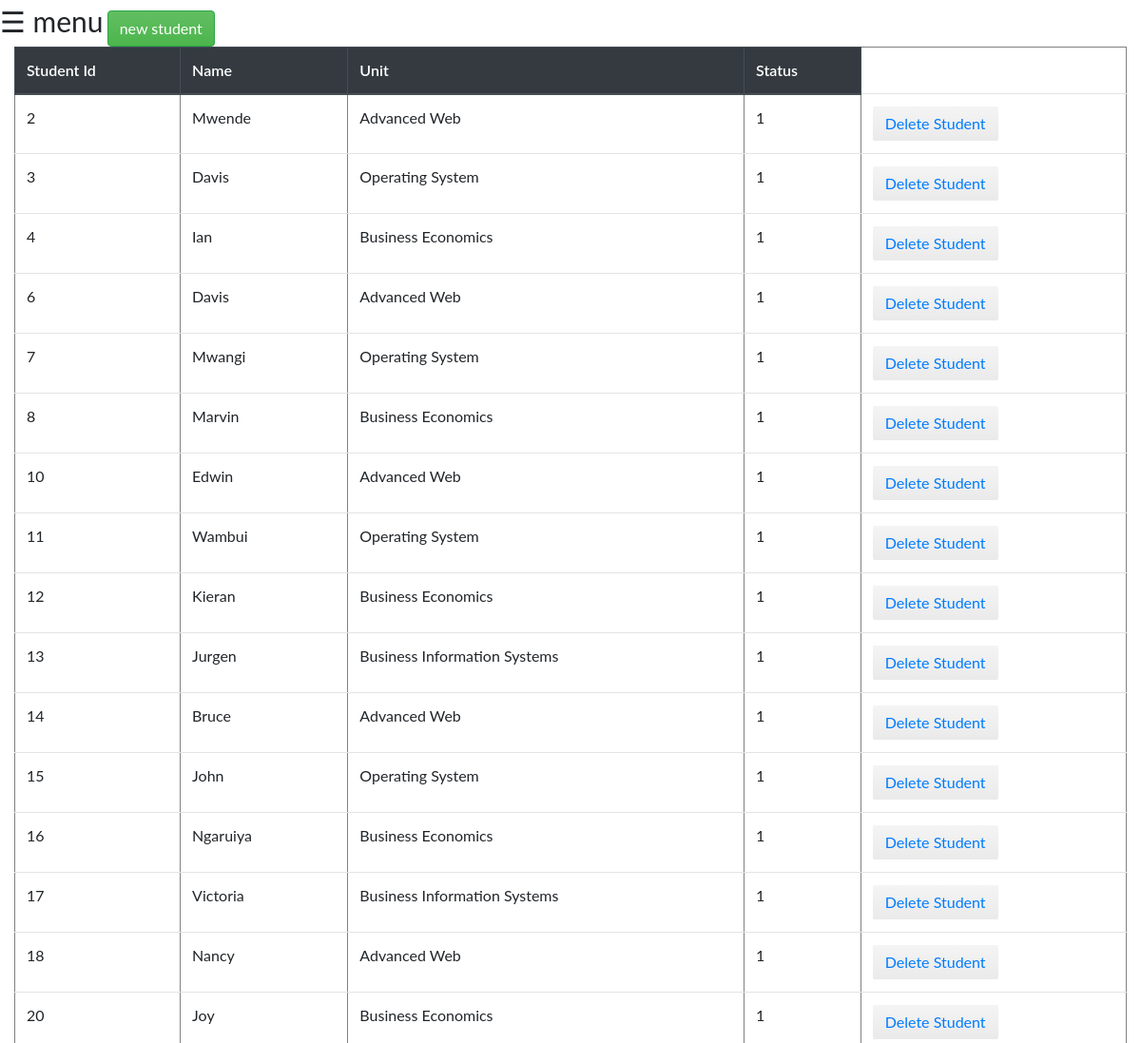
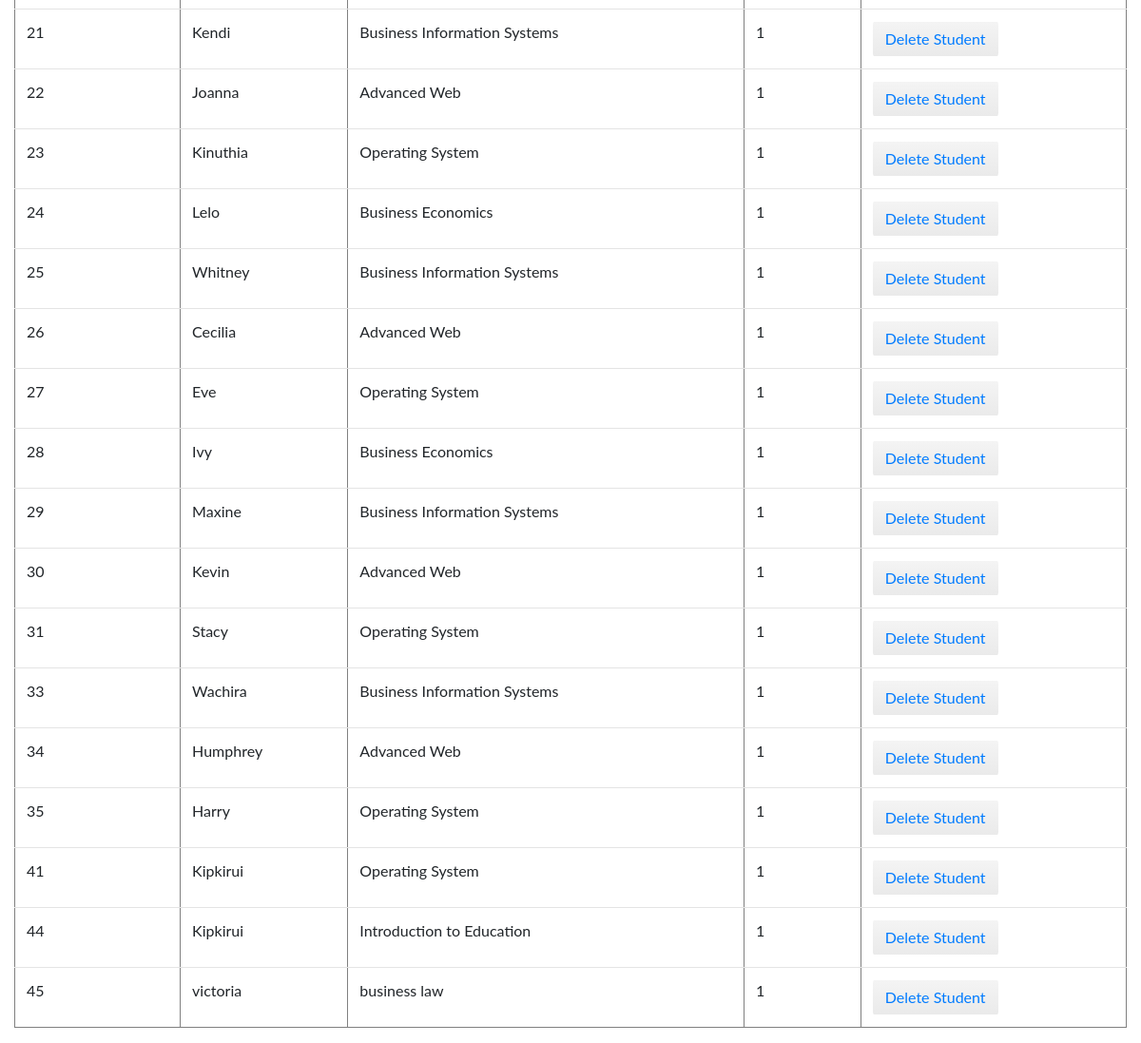
Page /students.php on the committed database (2 pictures, top to bottom).
### tables this page shows
CREATE TABLE `st` (
  `ST_ID` int(11) NOT NULL,
  `ST_NAME` varchar(100) NOT NULL,
  `ST_UNIT` int(10) DEFAULT NULL,
  `ST_STATUS` int(11) DEFAULT '1'
);

CREATE TABLE `units` (
  `UNIT_ID` int(11) NOT NULL,
  `UNIT_NAME` varchar(500) NOT NULL,
  `UNIT_CODE` varchar(500) NOT NULL,
  `UNIT_STATUS` int(11) DEFAULT '1'
);

### students.php (the view, shortened to what this page needs)
<!DOCTYPE html>
<html>
<head>
<link rel="stylesheet" type="text/css" href="bootstrap/css/bootstrap.css">
<link rel="stylesheet" type="text/css" href="assets/stylesheets/pages.min.css">
<link href="assets/stylesheets/landerapp.min.css" rel="stylesheet" type="text/css">
<link href="assets/stylesheets/themes.min.css" rel="stylesheet" type="text/css">
<link rel="stylesheet" type="text/css" href="bootstrap/css/nazstyle.css">
<link rel="stylesheet" href="https://maxcdn.bootstrapcdn.com/bootstrap/4.3.1/css/bootstrap.min.css">
</head>
<body>
<span style="font-size:30px;cursor:pointer;" onclick="openNav()">&#9776; menu</span>
<a class="btn btn-success" href="add.php" role="button">new student </a>
<div class="container-fluid">
<?php
    $connection = mysqli_connect("localhost","root","","csc316");
    if(isset($_GET['id'])){
        $query="SELECT * FROM st as a,units as b where a.ST_UNIT=b.UNIT_ID and a.ST_UNIT=".$_GET['id']." and ST_STATUS = 1";
    }
    else{
        $query = "SELECT * FROM st as a,units as b where b.UNIT_ID = a.ST_UNIT  and ST_STATUS = 1";
    }
    echo "<table class='table' border=1><thead class='thead-dark'><tr><th scope='col'>Student Id</th><th scope='col'>Name</th><th scope='col'>Unit</th><th scope='col'>Status</th></thead></tr>";
    $result = mysqli_query($connection,$query);
    if (mysqli_num_rows($result) > 0) {
        while($row = mysqli_fetch_assoc($result)) {
            echo "<tr>";
            echo "<td scope='row'>".$row["ST_ID"]."</td>";
            echo "<td>".$row["ST_NAME"]."</td>";
            echo "<td>".$row["UNIT_NAME"]."</td>";
            echo "<td>".$row["ST_STATUS"]."</td>";
            echo "<td>"
                . "<button class='btn'><a href=deletestudent.php?id=".$row["ST_ID"].">Delete Student</a></button>"
                . "</td>";
            echo "</tr>";
        }
        echo "</table>";
    } else {
        echo "Add Students to unit";
    }
    ?>
</div>
</body>
</html>

### students.php (style rules this page uses)
body { font-family: "Lato", sans-serif; }

### rows in the picture
st: ST_ID "2", ST_NAME "Mwende", units.UNIT_NAME "Advanced Web", ST_STATUS "1"
st: ST_ID "3", ST_NAME "Davis", units.UNIT_NAME "Operating System", ST_STATUS "1"
st: ST_ID "4", ST_NAME "Ian", units.UNIT_NAME "Business Economics", ST_STATUS "1"
st: ST_ID "6", ST_NAME "Davis", units.UNIT_NAME "Advanced Web", ST_STATUS "1"
st: ST_ID "7", ST_NAME "Mwangi", units.UNIT_NAME "Operating System", ST_STATUS "1"
st: ST_ID "8", ST_NAME "Marvin", units.UNIT_NAME "Business Economics", ST_STATUS "1"
st: ST_ID "10", ST_NAME "Edwin", units.UNIT_NAME "Advanced Web", ST_STATUS "1"
st: ST_ID "11", ST_NAME "Wambui", units.UNIT_NAME "Operating System", ST_STATUS "1"
st: ST_ID "12", ST_NAME "Kieran", units.UNIT_NAME "Business Economics", ST_STATUS "1"
st: ST_ID "13", ST_NAME "Jurgen", units.UNIT_NAME "Business Information Systems", ST_STATUS "1"
st: ST_ID "14", ST_NAME "Bruce", units.UNIT_NAME "Advanced Web", ST_STATUS "1"
st: ST_ID "15", ST_NAME "John", units.UNIT_NAME "Operating System", ST_STATUS "1"
st: ST_ID "16", ST_NAME "Ngaruiya", units.UNIT_NAME "Business Economics", ST_STATUS "1"
st: ST_ID "17", ST_NAME "Victoria", units.UNIT_NAME "Business Information Systems", ST_STATUS "1"
st: ST_ID "18", ST_NAME "Nancy", units.UNIT_NAME "Advanced Web", ST_STATUS "1"
st: ST_ID "20", ST_NAME "Joy", units.UNIT_NAME "Business Economics", ST_STATUS "1"
st: ST_ID "21", ST_NAME "Kendi", units.UNIT_NAME "Business Information Systems", ST_STATUS "1"
st: ST_ID "22", ST_NAME "Joanna", units.UNIT_NAME "Advanced Web", ST_STATUS "1"
st: ST_ID "23", ST_NAME "Kinuthia", units.UNIT_NAME "Operating System", ST_STATUS "1"
st: ST_ID "24", ST_NAME "Lelo", units.UNIT_NAME "Business Economics", ST_STATUS "1"
st: ST_ID "25", ST_NAME "Whitney", units.UNIT_NAME "Business Information Systems", ST_STATUS "1"
st: ST_ID "26", ST_NAME "Cecilia", units.UNIT_NAME "Advanced Web", ST_STATUS "1"
st: ST_ID "27", ST_NAME "Eve", units.UNIT_NAME "Operating System", ST_STATUS "1"
st: ST_ID "28", ST_NAME "Ivy", units.UNIT_NAME "Business Economics", ST_STATUS "1"
st: ST_ID "29", ST_NAME "Maxine", units.UNIT_NAME "Business Information Systems", ST_STATUS "1"
st: ST_ID "30", ST_NAME "Kevin", units.UNIT_NAME "Advanced Web", ST_STATUS "1"
st: ST_ID "31", ST_NAME "Stacy", units.UNIT_NAME "Operating System", ST_STATUS "1"
st: ST_ID "33", ST_NAME "Wachira", units.UNIT_NAME "Business Information Systems", ST_STATUS "1"
st: ST_ID "34", ST_NAME "Humphrey", units.UNIT_NAME "Advanced Web", ST_STATUS "1"
st: ST_ID "35", ST_NAME "Harry", units.UNIT_NAME "Operating System", ST_STATUS "1"
st: ST_ID "41", ST_NAME "Kipkirui", units.UNIT_NAME "Operating System", ST_STATUS "1"
st: ST_ID "44", ST_NAME "Kipkirui", units.UNIT_NAME "Introduction to Education", ST_STATUS "1"
st: ST_ID "45", ST_NAME "victoria", units.UNIT_NAME "business law", ST_STATUS "1"
